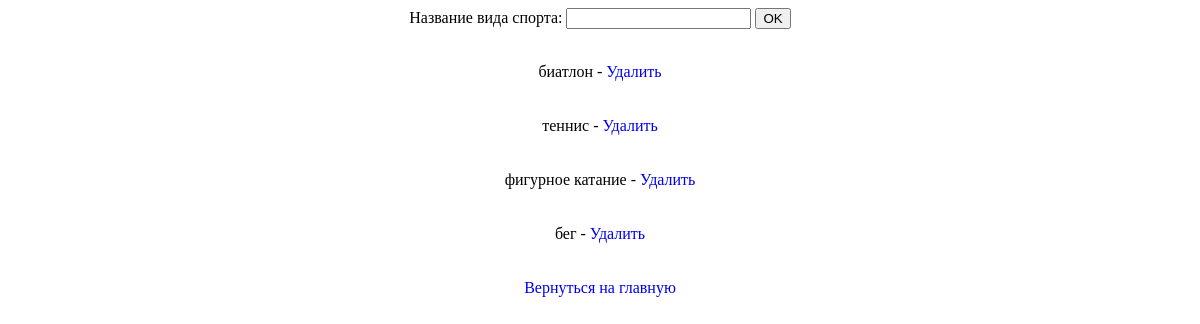
The app's page /view_add.php?id=2 with its own data.
### tables this page shows
CREATE TABLE `sport` (
  `id_sport` int(2) NOT NULL,
  `sport_name` text NOT NULL
);

### view_add.php (the view, shortened to what this page needs)
<?php
    echo'<html>
            <head>
                <title>Добавление</title>
                <link rel="stylesheet" href="css/style.css"/>
            </head>
            <body>
        	   <div class="st">';
    $db_host='localhost';
    $db_name='statistica';
    $db_username='root';
    $db_password='root';
    $mysqli = new mysqli($db_host,$db_username,$db_password,$db_name);
    $mysqli->set_charset('utf8');
    $p_id = (int)$_GET['id'];
    if ($p_id == 2){
        echo'<form action="add.php?id=2" method="POST">
                <tr>
                    <td>Название вида спорта:</td>
                    <td><input type="text" name="new_sport"></td>
                </tr>
                <tr>
                    <td colspan="2"><input type="submit" value="OK"></td>
                </tr>
            </form>
            <div class="st">';
        $results = $mysqli->query("SELECT sport.sport_name AS sport, sport.id_sport AS id_sport FROM `sport`");
        while($row = $results->fetch_assoc())
            print '<br>'.$row["sport"].' - <a href="delete.php?id=2&del='.$row["id_sport"].'">Удалить</a><br></br>';
        echo '<br><a href = "index.php">Вернуться на главную</a></br>';
    }
    echo'           </div>
                </tbody>
            </div>
        </body>
    </html>';
?>

### css/style.css (style rules this page uses)
.st { text-align: center; }
A { text-decoration: none; }

### records on screen
sport: sport_name "биатлон"
sport: sport_name "теннис"
sport: sport_name "фигурное катание"
sport: sport_name "бег"
